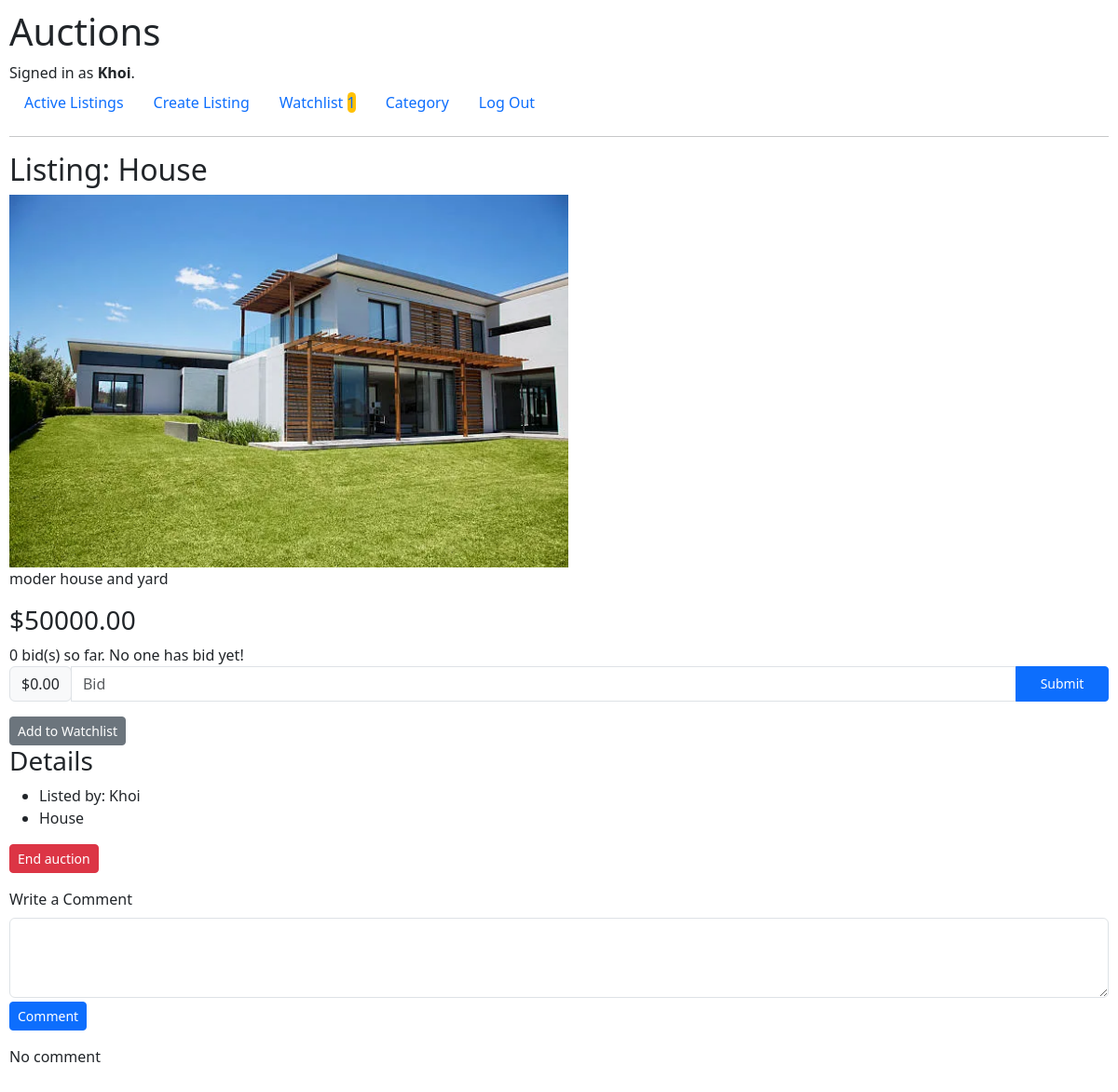
Screenshot of /listings/3 (signed in) with the database file from the repository.
### auctions/models.py (models this page shows, shortened)
class User(AbstractUser):
    pass

class AuctionListings(models.Model):
    title = models.CharField(max_length=64)
    description = models.TextField(max_length=200, blank=True, null=True)
    image = models.ImageField(upload_to='images/', blank=True, null=True)
    user = models.ForeignKey(User, on_delete=models.CASCADE, related_name="user_listings")
    date = models.DateTimeField(auto_now_add=True)
    active = models.BooleanField(default=True)
    price = models.DecimalField(max_digits=10, decimal_places=2)
    category = models.CharField(max_length=64, blank=True, null=True)

### auctions/views.py (the view)
# urls.py: path("listings/<int:list_id>", views.list_view, name="list_view"),
@login_required
def list_view(request, list_id):
    auction = AuctionListings.objects.get(pk=list_id)
    bid_count = Bids.objects.filter(listing=auction).count()
    watch_list = WatchList.objects.filter(listing=auction).filter(user=request.user)
    owner = auction.user == request.user
    highest_bidder = Bids.objects.filter(listing=auction).order_by('-bid').first()
    comments = Comments.objects.filter(listing=auction)
    if highest_bidder:
        highest_bid = highest_bidder.bid
        is_user_won = highest_bidder.user == request.user
        message = "You are the highest bidder." if is_user_won else "You have been outbid."
    else:
        highest_bid = auction.price
        is_user_won = False
        message = "No one has bid yet!"
    return render(request, "auctions/list.html", {
        "auction": auction,
        "highest_bid": highest_bid,
        "message": message,
        "bid_count": bid_count,
        "watch_list": watch_list,
        "owner": owner,
        "is_user_won": is_user_won,
        "comments": comments
    })

### auctions/templates/auctions/list.html (shortened to what this page needs)
{% extends "auctions/layout.html" %} {% block body %}
<h2>Listing: {{ auction.title }}</h2>
 {% if auction.image %}
<div class="image-container">
  <img
    class="image_list"
    src="{{ auction.image.url }}"
    alt="{{ auction.title }}"
  />
</div>
{% endif %}
<p>{{ auction.description }}</p>
<h3>${{ auction.price }}</h3>
<span>{{ bid_count }} bid(s) so far. {{ message }}</span>
<form action="{% url 'place_bid' auction.id %}" method="post">
  <div class="input-group mb-3">
    <div class="input-group-prepend">
      <span class="input-group-text">$0.00</span>
    </div>
    <input
      type="text"
      name="price"
      placeholder="Bid"
      class="form-control"
      aria-label="Amount (to the nearest dollar)"
    />
    <input type="submit" class="btn btn-primary btn-sm" />
  </div>
</form>
{% if watch_list.exists %}
<form action="{% url 'remove_watch_list' auction.id %}" method="post">
  {% csrf_token %}
  <button type="submit" class="btn btn-secondary btn-sm">
    Remove from Watchlist
  </button>
</form>
{% else %}
<form action="{% url 'add_watch_list' auction.id %}" method="post">
  <button type="submit" class="btn btn-secondary btn-sm">
    Add to Watchlist
  </button>
</form>
{% endif %}
<h3>Details</h3>
<ul>
  <li>Listed by: {{auction.user}}</li>
  <li>
    {% if auction.category %} {{auction.category}} {% else %} No Category Listed
    {% endif %}
  </li>
</ul>
{% if owner %}
<form action="{% url 'finish_auction' auction.id %}" method="post" class="mb-3">
  <button type="submit" class="btn btn-danger btn-sm">End auction</button>
</form>
{% endif %}
<div class="mb-3">
  <form action="{% url 'add_comment' auction.id %}" method="post">
    <label for="commnet" class="form-label">Write a Comment</label>
    <textarea
      class="form-control mb-1"
      id="comment"
      name="comment"
      rows="3"
    ></textarea>
    <button type="submit" class="btn btn-primary btn-sm">Comment</button>
  </form>
</div>
{% if not comments %}
<p>No comment</p>
{% endif %} {% endblock %}

### auctions/templates/auctions/layout.html (shortened to what this page needs)
{% load static %}
<!DOCTYPE html>
<html lang="en">
    <head>
        <link href="{% static 'auctions/styles.css' %}" rel="stylesheet">
        <link href="https://cdn.jsdelivr.net/npm/bootstrap@5.3.3/dist/css/bootstrap.min.css" rel="stylesheet">
    </head>
    <body>
        <h1>Auctions</h1>
        <div>
            {% if user.is_authenticated %}
                Signed in as <strong>{{ user.username }}</strong>.
            {% else %}
                Not signed in.
            {% endif %}
        </div>
        <ul class="nav">
            <li class="nav-item">
                <a class="nav-link" href="{% url 'index' %}">Active Listings</a>
            </li>
            {% if user.is_authenticated %}
                <li class="nav-item">
                    <a class="nav-link" href="{% url 'create_list' %}">Create Listing</a>
                </li>
                <li class="nav-item">
                    <a class="nav-link" href="{% url 'view_watch_list' %}">Watchlist <span class="grey" >{{ user.watchlist_user.count }}</span></a>
                </li>
                <li class="nav-item">
                    <a class="nav-link" href="{% url 'view_category' %}">Category</a>
                </li>
                <li class="nav-item">
                    <a class="nav-link" href="{% url 'logout' %}">Log Out</a>
                </li>
            {% endif %}
        </ul>
        <hr>
        {% block body %}
        {% endblock %}
    </body>
</html>

### auctions/static/auctions/styles.css (style rules this page uses)
body { padding: 10px; }
input[type="submit"] { width: 100px; }
.grey { background-color: #ffc107; border-radius: 20px; width: 2rem; }
a { text-decoration: none; color: black; }
.image_list { max-height: 400px; object-fit: contain; }
.image-container { max-height: 400px; width: 100%; }

### rows the page displays
User: username "Khoi", watchlist_user.count "1"
AuctionListings: title "House", image (picture), description "moder house and yard", price "50000.00", user "Khoi", category "House"

### other values shown
{{ bid_count }} "0"
{{ message }} "No one has bid yet!"
